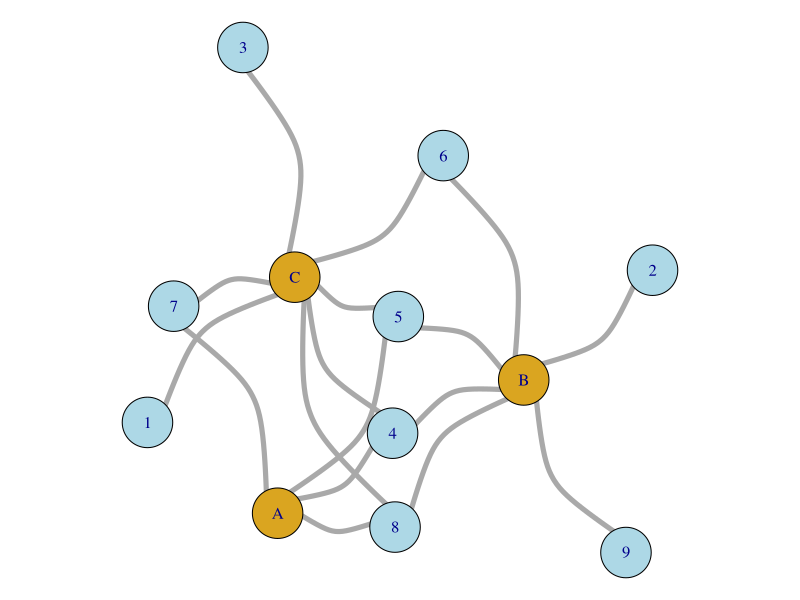

This chart was generated by the following R code:
library(igraph)

set.seed(1)
# want to simulate a small bipartite graph
# x taxa, n localities
xt <- seq(9)
nl <- LETTERS[1:3] 

# make random numbers of occurrences of 1:3
occ <- list()
for(ii in seq(length(xt))) {
  no <- sample(seq(nl), 1)
  oo <- sample(nl, no)
  occ[[ii]] <- cbind(rep(xt[ii], length(oo)), oo)
}
edgelist <- Reduce(rbind, occ)


graph <- graph.data.frame(edgelist, directed = FALSE)
V(graph)$type <- V(graph)$name %in% edgelist[, 1]

co <- layout.kamada.kawai(graph)

pdf(file = './figure/sim_graph.pdf')
par(mar = rep(0, 4))
print(plot(graph, 
           vertex.color = rep(c('lightblue', 'goldenrod'), 
                              c(length(xt), length(nl))),
           vertex.size = 20,
           edge.width = 5,
           layout = co,
           edge.curved = TRUE))
dev.off()
